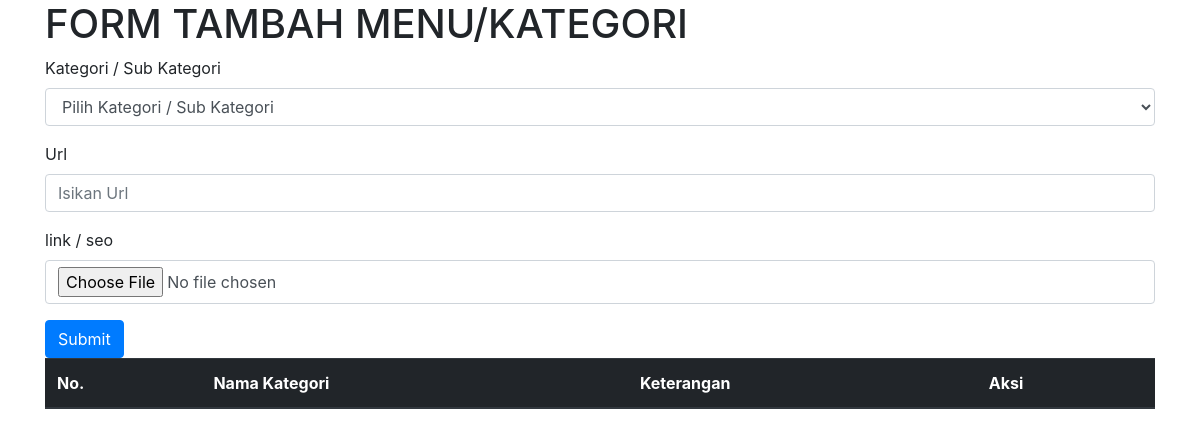
Before: /index.php/admin/informasi/detail with the older database file.
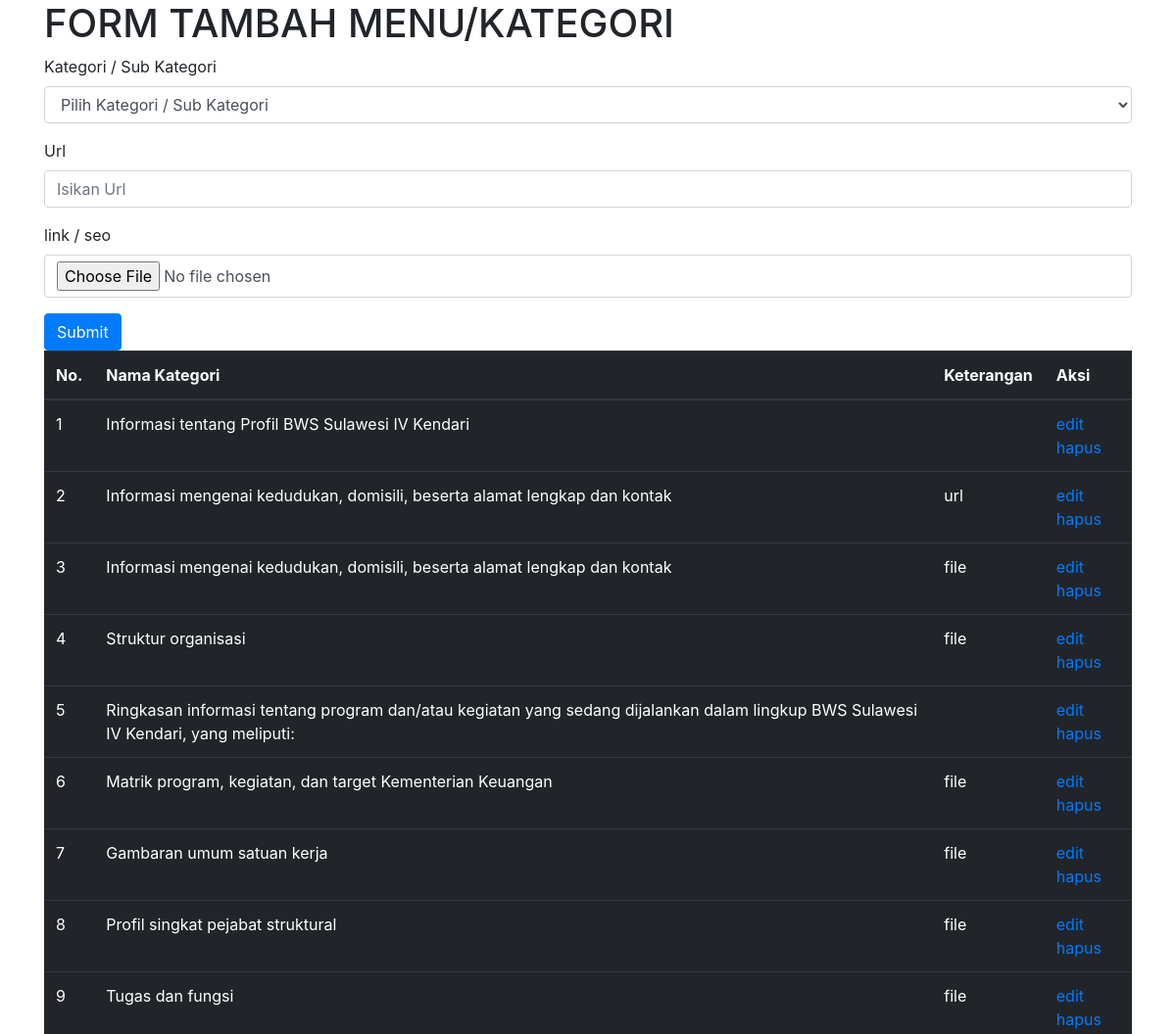
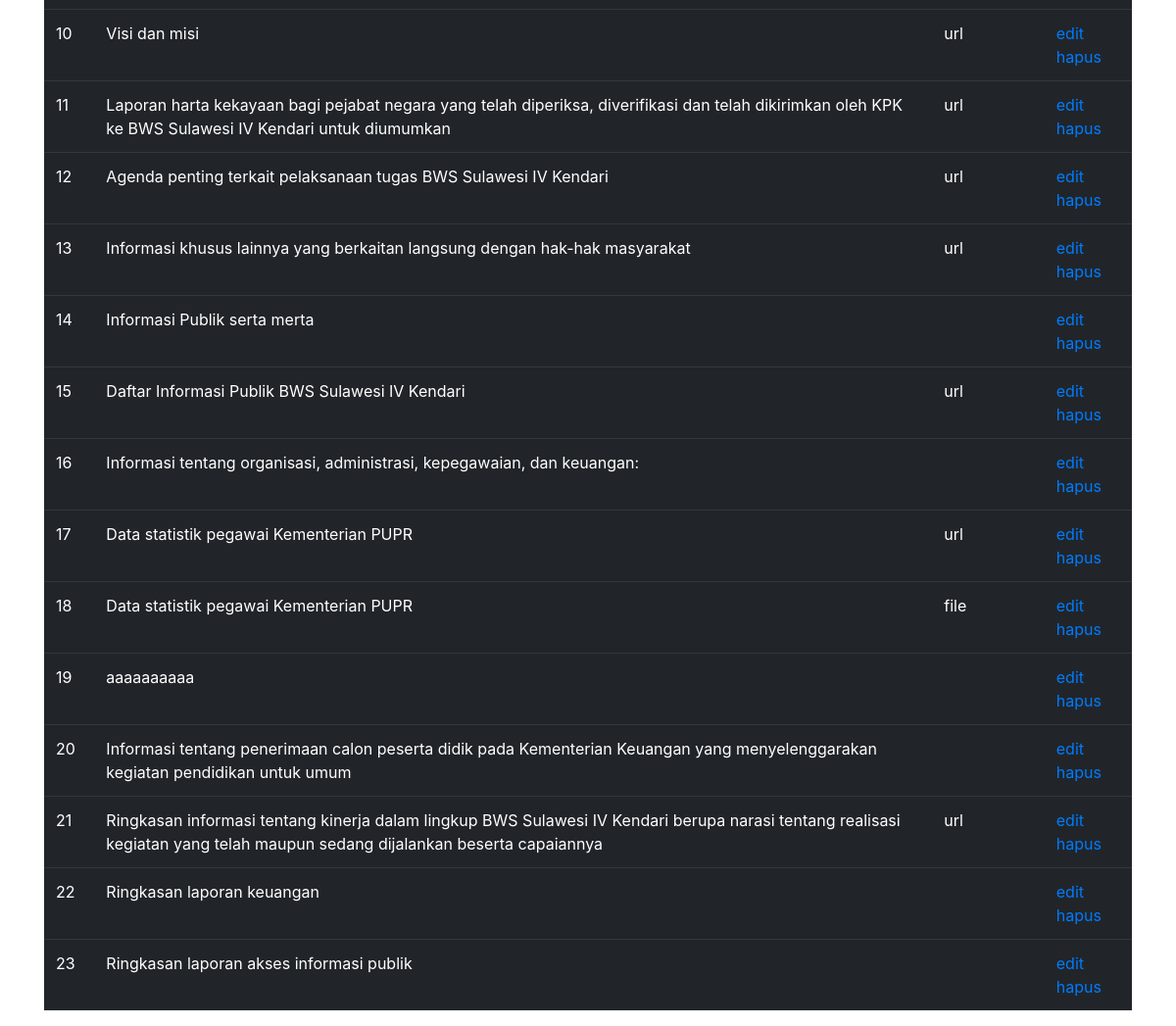
After: the same page with the newer database file (2 pictures, top to bottom).
### tables this page shows
CREATE TABLE `t_informasi` (
  `id_informasi` int(10) UNSIGNED NOT NULL,
  `id_menu` int(10) UNSIGNED DEFAULT NULL,
  `judul_informasi` varchar(200) DEFAULT NULL,
  `keterangan_informasi` text NOT NULL,
  `informasi_parent` int(10) UNSIGNED DEFAULT NULL
);

CREATE TABLE `t_informasi_detail` (
  `id_informasi_detail` int(10) UNSIGNED NOT NULL,
  `id_informasi` int(10) UNSIGNED NOT NULL,
  `jenis_detail` enum('file','url') DEFAULT NULL,
  `informasi_detail` text
);

### application/controllers/admin/informasi.php (called while the page is built, shortened)
<?php
class Informasi extends CI_Controller {
	function __construct(){
		$this->load->model('adminModel');
	}
	public function detail()
	{
		$data['dataDetail'] = $this->adminModel->showDetail();
		$this->load->view('admin/informasi-detail-tambah', $data);
	}
}

### index.php (called while the page is built, shortened)
<?php
require_once BASEPATH.'core/CodeIgniter.php';

### application/models/adminModel.php (called while the page is built, shortened)
<?php if ( ! defined('BASEPATH')) exit('No direct script access allowed');
class adminModel extends CI_model {
	public function showDetail()
	{
		$query = "SELECT * FROM t_informasi_detail RIGHT JOIN t_informasi ON t_informasi_detail.id_informasi = t_informasi.id_informasi";
		return $this->db->query($query);
	}
}

### application/views/admin/informasi-detail-tambah.php (the view, shortened to what this page needs)
<!doctype html>
<html lang="en">
  <head>
    <link rel="stylesheet" href="https://maxcdn.bootstrapcdn.com/bootstrap/4.0.0/css/bootstrap.min.css">
  </head>
  <body>
    <div class="container">
      <h1>FORM TAMBAH MENU/KATEGORI </h1>
      <?php echo form_open_multipart('admin/detail_proses', 'class="form-horizontal"', 'role="form"');
      ?>
        <div class="form-group">
          <label for="inputParentMenu">Kategori / Sub Kategori</label>
          <select class="form-control" id="inputParentMenu" name="inputParentMenu">
            <option value="">Pilih Kategori / Sub Kategori</option>
          </select>
        </div>
        <div class="form-group">
          <label for="inputUrl">Url</label>
          <input type="text" class="form-control" id="inputUrl" name="inputUrl" placeholder="Isikan Url">
        </div>
        <div class="form-group">
          <label for="inputFile">link / seo</label>
          <input type="file" class="form-control" id="inputFile" name="inputFile">
        </div>
        <button type="submit" class="btn btn-primary">Submit</button>
      </form>
    </div>
    <div class="container">
      <table class="table table-dark">
        <thead>
          <th>No.</th>
          <th>Nama Kategori</th>
          <th>Keterangan</th>
          <th>Aksi</th>
        </thead>
        <tbody>
          <?php
            $i=1;
            foreach ($dataDetail->result() as $row) {
              ?>
              <tr>
                <td><?= $i++ ?></td>
                <td><?= $row->judul_informasi ?></td>
                <td><?= $row->jenis_detail ?></td>
                <td>
                  <a href="<?= base_url()?>admin/informasi_proses/edit">edit</a>
                  <a href="<?= base_url()?>admin/informasi_proses/hapus">hapus</a>
                </td>
              </tr>
              <?php
            }
          ?>
        </tbody>
      </table>
    </div>
  </body>
</html>

Changed rows visible on the page:
added t_informasi: judul_informasi "Informasi tentang Profil BWS Sulawesi IV Kendari"
added t_informasi_detail: id_informasi.judul_informasi "Informasi mengenai kedudukan, domisili, beserta alamat lengkap dan kontak", jenis_detail "url"
added t_informasi_detail: id_informasi.judul_informasi "Informasi mengenai kedudukan, domisili, beserta alamat lengkap dan kontak", jenis_detail "file"
added t_informasi_detail: id_informasi.judul_informasi "Struktur organisasi", jenis_detail "file"
added t_informasi: judul_informasi "Ringkasan informasi tentang program dan/atau kegiatan yang sedang dijalankan dalam lingkup BWS Sulawesi IV Kendari, yang meliputi:"
added t_informasi_detail: id_informasi.judul_informasi "Matrik program, kegiatan, dan target Kementerian Keuangan", jenis_detail "file"
added t_informasi_detail: id_informasi.judul_informasi "Gambaran umum satuan kerja", jenis_detail "file"
added t_informasi_detail: id_informasi.judul_informasi "Profil singkat pejabat struktural", jenis_detail "file"
added t_informasi_detail: id_informasi.judul_informasi "Tugas dan fungsi", jenis_detail "file"
added t_informasi_detail: id_informasi.judul_informasi "Visi dan misi", jenis_detail "url"
added t_informasi_detail: id_informasi.judul_informasi "Laporan harta kekayaan bagi pejabat negara yang telah diperiksa, diverifikasi dan telah dikirimkan oleh KPK ke BWS Sulawesi IV Kendari untuk diumumkan", jenis_detail "url"
added t_informasi_detail: id_informasi.judul_informasi "Agenda penting terkait pelaksanaan tugas BWS Sulawesi IV Kendari", jenis_detail "url"
added t_informasi_detail: id_informasi.judul_informasi "Informasi khusus lainnya yang berkaitan langsung dengan hak-hak masyarakat", jenis_detail "url"
added t_informasi: judul_informasi "Informasi Publik serta merta"
added t_informasi_detail: id_informasi.judul_informasi "Daftar Informasi Publik BWS Sulawesi IV Kendari", jenis_detail "url"
added t_informasi: judul_informasi "Informasi tentang organisasi, administrasi, kepegawaian, dan keuangan:"
added t_informasi_detail: id_informasi.judul_informasi "Data statistik pegawai Kementerian PUPR", jenis_detail "url"
added t_informasi_detail: id_informasi.judul_informasi "Data statistik pegawai Kementerian PUPR", jenis_detail "file"
added t_informasi: judul_informasi "aaaaaaaaaa"
added t_informasi: judul_informasi "Informasi tentang penerimaan calon peserta didik pada Kementerian Keuangan yang menyelenggarakan kegiatan pendidikan untuk umum"
added t_informasi_detail: id_informasi.judul_informasi "Ringkasan informasi tentang kinerja dalam lingkup BWS Sulawesi IV Kendari berupa narasi tentang realisasi kegiatan yang telah maupun sedang dijalankan beserta capaiannya", jenis_detail "url"
added t_informasi: judul_informasi "Ringkasan laporan keuangan"
added t_informasi: judul_informasi "Ringkasan laporan akses informasi publik"
